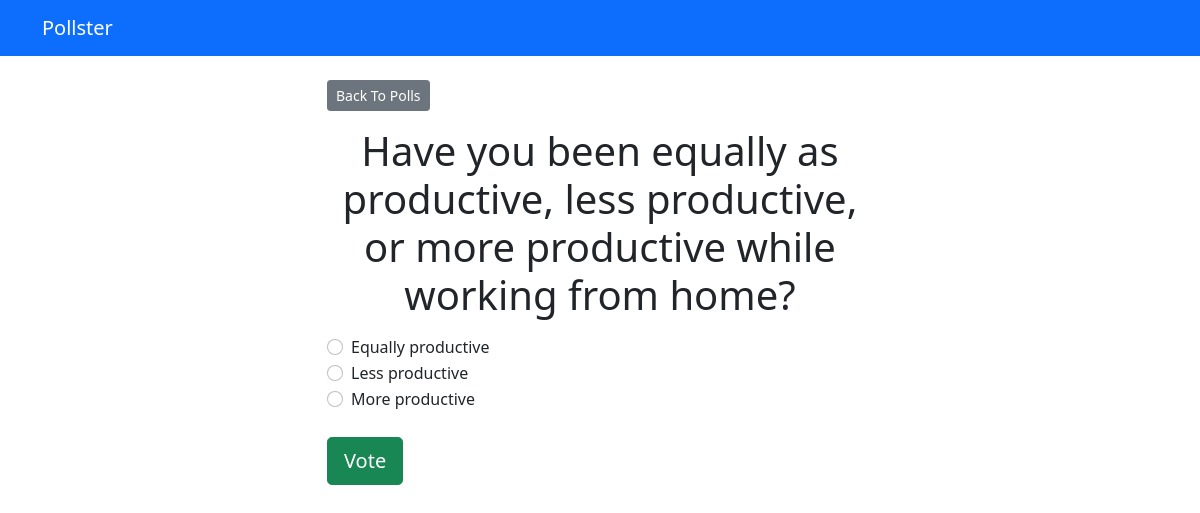
The page /polls/6/ on the database its author committed.
### polls/models.py (models this page shows, shortened)
class Question(models.Model):
    question_text = models.CharField(max_length=200)
    pub_date = models.DateTimeField("date published")

class Choice(models.Model):
    question = models.ForeignKey(Question, on_delete=models.CASCADE)
    choice_text = models.CharField(max_length=200)
    votes = models.IntegerField(default=0)

### polls/views.py (the view)
# urls.py: path('<int:question_id>/', views.detail, name='detail'),
def detail(request, question_id):
    try:
        question = Question.objects.get(pk=question_id)
    except Question.DoesNotExist:
        raise Http404("Question does not exist")
    return render(request, 'polls/detail.html', {'question': question})

### templates/polls/detail.html (shortened to what this page needs)
{% extends 'base.html' %}
{% block content %}
<a href="{% url 'polls:index' %}" class="btn btn-secondary btn-sm mb-3">Back To Polls</a>
<h1 class="text-center mb-3">{{ question.question_text}}</h1>
<form action="{% url 'polls:vote' question.id %}" method="post">
    {% for choice in question.choice_set.all %}
    <div class="form-check">
        <input type="radio" name="choice" class="form-check-input" id="choice{{ forloop.counter }}"
            value="{{ choice.id }}" />
        <label for="choice{{ forloop.counter }}">{{ choice.choice_text}}</label>
    </div>
    {% endfor %}
    <input type="submit" value="Vote" class="btn btn-success btn-lg btn-block mt-4">
</form>
{% endblock %}

### rows shown on the page
Question: question_text "Have you been equally as productive, less productive, or more productive while working from home?"
Choice: choice_text "Equally productive"
Choice: choice_text "Less productive"
Choice: choice_text "More productive"
